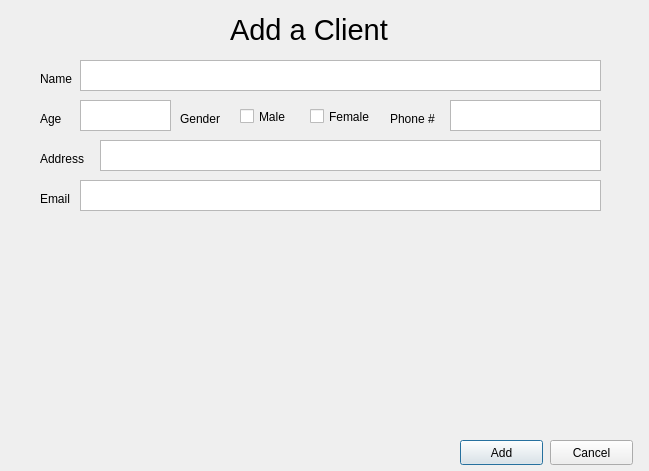
<?xml version="1.0" encoding="UTF-8"?>
<ui version="4.0">
 <class>AddClientWindow</class>
 <widget class="QDialog" name="AddClientWindow">
  <property name="geometry">
   <rect>
    <x>0</x>
    <y>0</y>
    <width>649</width>
    <height>471</height>
   </rect>
  </property>
  <property name="windowTitle">
   <string>Dialog</string>
  </property>
  <widget class="QLabel" name="label_3">
   <property name="geometry">
    <rect>
     <x>40</x>
     <y>150</y>
     <width>64</width>
     <height>17</height>
    </rect>
   </property>
   <property name="text">
    <string>Address</string>
   </property>
  </widget>
  <widget class="QLabel" name="label_4">
   <property name="geometry">
    <rect>
     <x>40</x>
     <y>110</y>
     <width>64</width>
     <height>17</height>
    </rect>
   </property>
   <property name="text">
    <string>Age</string>
   </property>
  </widget>
  <widget class="QPushButton" name="addButton">
   <property name="geometry">
    <rect>
     <x>460</x>
     <y>440</y>
     <width>83</width>
     <height>25</height>
    </rect>
   </property>
   <property name="text">
    <string>Add</string>
   </property>
  </widget>
  <widget class="QPushButton" name="cancelButton">
   <property name="geometry">
    <rect>
     <x>550</x>
     <y>440</y>
     <width>83</width>
     <height>25</height>
    </rect>
   </property>
   <property name="text">
    <string>Cancel</string>
   </property>
  </widget>
  <widget class="QCheckBox" name="femaleCheck">
   <property name="geometry">
    <rect>
     <x>310</x>
     <y>105</y>
     <width>90</width>
     <height>23</height>
    </rect>
   </property>
   <property name="text">
    <string>Female</string>
   </property>
  </widget>
  <widget class="QPlainTextEdit" name="addrText">
   <property name="geometry">
    <rect>
     <x>100</x>
     <y>140</y>
     <width>501</width>
     <height>31</height>
    </rect>
   </property>
  </widget>
  <widget class="QCheckBox" name="maleCheck">
   <property name="geometry">
    <rect>
     <x>240</x>
     <y>105</y>
     <width>51</width>
     <height>23</height>
    </rect>
   </property>
   <property name="text">
    <string>Male</string>
   </property>
  </widget>
  <widget class="QLabel" name="label_2">
   <property name="geometry">
    <rect>
     <x>40</x>
     <y>70</y>
     <width>64</width>
     <height>17</height>
    </rect>
   </property>
   <property name="text">
    <string>Name</string>
   </property>
  </widget>
  <widget class="QPlainTextEdit" name="ageText">
   <property name="geometry">
    <rect>
     <x>80</x>
     <y>100</y>
     <width>91</width>
     <height>31</height>
    </rect>
   </property>
  </widget>
  <widget class="QLabel" name="label_6">
   <property name="geometry">
    <rect>
     <x>40</x>
     <y>190</y>
     <width>64</width>
     <height>17</height>
    </rect>
   </property>
   <property name="text">
    <string>Email</string>
   </property>
  </widget>
  <widget class="QPlainTextEdit" name="emailText">
   <property name="geometry">
    <rect>
     <x>80</x>
     <y>180</y>
     <width>521</width>
     <height>31</height>
    </rect>
   </property>
  </widget>
  <widget class="QPlainTextEdit" name="nameText">
   <property name="geometry">
    <rect>
     <x>80</x>
     <y>60</y>
     <width>521</width>
     <height>31</height>
    </rect>
   </property>
  </widget>
  <widget class="QLabel" name="label_22">
   <property name="geometry">
    <rect>
     <x>180</x>
     <y>110</y>
     <width>64</width>
     <height>17</height>
    </rect>
   </property>
   <property name="text">
    <string>Gender</string>
   </property>
  </widget>
  <widget class="QLabel" name="label">
   <property name="geometry">
    <rect>
     <x>230</x>
     <y>10</y>
     <width>221</width>
     <height>41</height>
    </rect>
   </property>
   <property name="text">
    <string>&lt;html&gt;&lt;head/&gt;&lt;body&gt;&lt;p&gt;&lt;span style=&quot; font-size:22pt;&quot;&gt;Add a Client&lt;/span&gt;&lt;/p&gt;&lt;/body&gt;&lt;/html&gt;</string>
   </property>
  </widget>
  <widget class="QLabel" name="label_5">
   <property name="geometry">
    <rect>
     <x>390</x>
     <y>110</y>
     <width>64</width>
     <height>17</height>
    </rect>
   </property>
   <property name="text">
    <string>Phone #</string>
   </property>
  </widget>
  <widget class="QPlainTextEdit" name="pNumText">
   <property name="geometry">
    <rect>
     <x>450</x>
     <y>100</y>
     <width>151</width>
     <height>31</height>
    </rect>
   </property>
   <property name="plainText">
    <string/>
   </property>
  </widget>
 </widget>
 <resources/>
 <connections/>
</ui>
